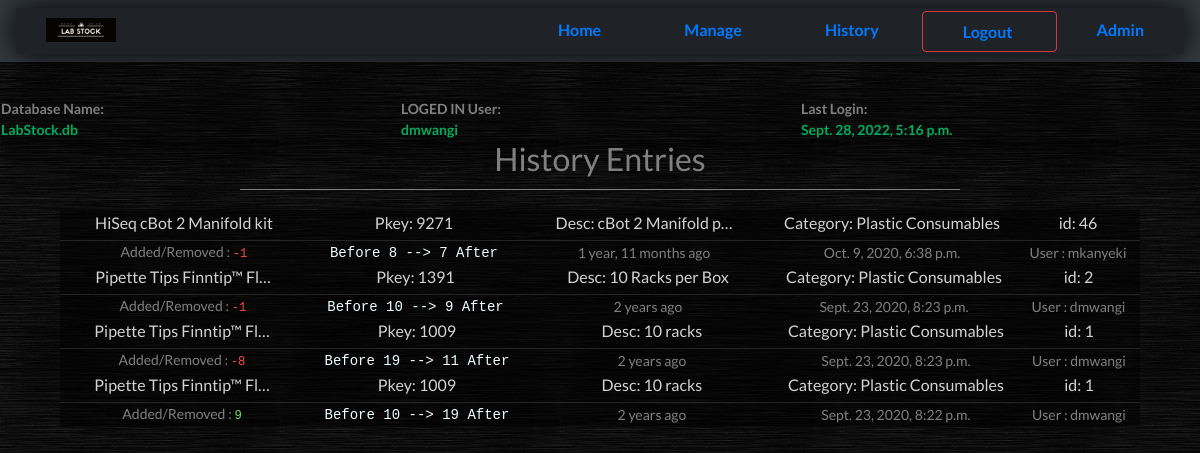
The app's page /history (signed in) with its own data.
### stock/models.py (models this page shows, shortened)
class HistConf(models.Model):
	item = models.ForeignKey(Product, on_delete=models.CASCADE)
	actual= models.PositiveSmallIntegerField()
	transition = models.IntegerField()
	total = models.PositiveSmallIntegerField()
	user = models.CharField(max_length=50)
	time = models.DateTimeField()

class Product(models.Model):
	category = models.ForeignKey(Category, on_delete=models.CASCADE)
	name = models.CharField(max_length=50, unique=True)
	brand = models.CharField(max_length=50)
	Catalog_No = models.CharField(max_length=100, blank=True)
	description = models.TextField(max_length=400)
	pkey = models.PositiveSmallIntegerField(unique=True, blank=True, help_text="DONT TOUCH!!!! Unique Product Key or Catalogue number. Current P.Key is unique")
	quantity = models.PositiveSmallIntegerField(help_text="Initial quantity value. Do no try to create a produt that already exists!")
	price = models.DecimalField(max_digits=8, decimal_places=2, help_text= " ex: $ 127.99 * to TWO Decimal Places")

class Category(models.Model):
	name = models.CharField(max_length=50, unique=True)
	description = models.TextField(max_length=400)
	def __str__(self):
		return self.name

### stock/views.py (the view)
# urls.py: path('history', views.history, name='history'),
def history(request):
	context ={'history':HistConf.objects.all()[::-1]}
	return render(request, 'stock_history.html', context)

### templates/stock_history.html (shortened to what this page needs)
{% extends 'base.html' %}
{% load static %}
{% load humanize %}
{% block title %}
	<link rel="stylesheet" href="{% static 'history.css' %}">
{% endblock %}
{% block content %}
<h2 class="title">History Entries</h2>
<div class="histdiv">
		{% for hist in history %}
		<table>
			<tr class="item">
				<td> {{hist.item.name|truncatechars:25}} </td>
				<td style="width: 15%;"> Pkey: {{hist.item.pkey}} </td>
				<td> Desc: {{hist.item.description|truncatechars:18}} </td>
				<td> Category: {{hist.item.category}}</td>
				<td style="width: 10%;"> id: {{hist.item.id}}</td>
			</tr>
			<tr class="his">
				<td>Added/Removed :
				{% if hist.transition > 0 %}
					 <pre style="color: #77DD77; display: inline;">{{hist.transition}}</pre>
				{% else %}
					<pre style="color: #FF4941; display: inline;">{{hist.transition}}</pre>
				{% endif %}
				</td>
				<td><pre style="color: azure; display: inline; font-size: 14px;">Before {{hist.actual}} --> {{hist.total}} After</pre></td>
				<td>{{hist.time|naturaltime}}</td>
				<td>{{hist.time}}</td>
				<td>User : {{hist.user}}</td>
			</tr>
		{% empty %}
		<tr><td>No entries in database</td></tr>
		</table>
		{% endfor %}
</div>
{% endblock %}

### templates/base.html (shortened to what this page needs)
{% load static %}
<!DOCTYPE html>
<html>
<head>
	<link rel="stylesheet" href="{% static 'base.css' %}">
<link rel="stylesheet" href="https://stackpath.bootstrapcdn.com/bootstrap/4.5.2/css/bootstrap.min.css">
	{% block title %}
	{% endblock %}
</head>
	<body style="font-family: 'Lato', sans-serif;">
			<nav class="navbar navbar-dark bg-dark top-bar">
				<ul class='title-area'>
					<li class='home'> <a href="{% url 'index' %}"> Home </a></li>
					<li class='manage'><a href="{% url 'manage' %}"> Manage </a></li>
					<li class='history'><a href="{% url 'history' %}"> History </a></li>
					{% if user.is_authenticated %}
					<li class='btn btn-outline-danger user'><a href="{% url 'logout' %}"> Logout </a></li>
					{% endif %}
					{% if user.is_superuser %}
					<li class='user'><a href="{% url 'admin:index' %}"> Admin </a></li>
					{% endif %}
				</ul>
			</nav>
		<table class='cols'>
			<tr>
				<th> Database Name: <div id="greenfont"> LabStock.db </div></th>
				<th> LOGED IN User: <div id="greenfont"> {{request.user}} </div></th>
				<th> Last Login: <div id="greenfont"> {{request.user.last_login}} </div></th>
			</tr>
		</table>
		{% block content %}
		{% endblock %}
	</body>
</html>

### static/base.css (style rules this page uses)
body { background-image: url("background_texture.jpg"); margin: 0px; font-family: 'Lato', sans-serif; }
.head_table, .cols, .body, .foot, .items, .fname, ul { background-color: rgb(34, 34, 34); width: 95%; padding-left: 10px; margin-left: 30px; border: 1px gray solid; border-radius: 5px; color: gray; font-size: 14px; font-family: 'Lato', sans-serif; padding: 4px 10px; padding-left: 30px; text-align: left; text-decoration: none; }
.top-bar ul { background: url("icon.png") 30px 10px ; background-repeat: no-repeat; background-size: 70px; list-style-type: none; margin: 0; padding: 10px 0px; width: 100%; text-align: right; border: 0px; border-radius: 0px; background-color: rgba(0, 0, 0, 0.4); box-shadow: 0 0 30px 0 black; }
#greenfont { color: #00AD5F; }
.top-bar li, a { display: inline; color: gray; padding: 10px 20px; padding-top: 10px; text-align: center; text-decoration: none; font-size: 16px; font-weight: bold; transition: 0.3s; }
.cols { margin-top: 35px; margin-left: 0px; background-color: rgba(0,0,0, 0.3); box-shadow: 0 20px 20px 0 rgba(0,0,0, 0.3), 0 0 20px 0 rgba(0,0,0, 0.3) ; border:0px; padding-left: 10%; width: 100%; }
.cols th { text-align: left; border-radius: 5px; padding-bottom: 0px; width: 33%; }

### static/history.css (style rules this page uses)
.title { text-align: center; color: gray; width: 60%; border-bottom: 1px solid gray; margin: auto; padding-bottom: 10px; margin-bottom: 20px; }
table { color: gray; text-align: center; margin: auto; padding: 10px 10px; background-color: rgba(0, 0, 0, 0.5); margin: 0px auto; padding: 10px 20px; width: 90%; }
tr.item td { border-bottom: 1px solid rgba(50,50,50,0.7); color: lightgray; font-size: 16px; padding-bottom: 5px; width: 20%; }
tr.his td { padding: 0px 10px; font-size: 14px; }

### records on screen
HistConf: item.name "HiSeq cBot 2 Manifold kit", item.pkey "9271", item.description "cBot 2 Manifold p…", item.category "Plastic Consumables", item.id "46", transition "-1", actual "8", total "7", time "1 year, 11 months ago", time "Oct. 9, 2020, 6:38 p.m.", user "mkanyeki"
HistConf: item.name "Pipette Tips Finntip™ Fl…", item.pkey "1391", item.description "10 Racks per Box", item.category "Plastic Consumables", item.id "2", transition "-1", actual "10", total "9", time "2 years ago", time "Sept. 23, 2020, 8:23 p.m.", user "dmwangi"
HistConf: item.name "Pipette Tips Finntip™ Fl…", item.pkey "1009", item.description "10 racks", item.category "Plastic Consumables", item.id "1", transition "-8", actual "19", total "11", time "2 years ago", time "Sept. 23, 2020, 8:23 p.m.", user "dmwangi"
HistConf: item.name "Pipette Tips Finntip™ Fl…", item.pkey "1009", item.description "10 racks", item.category "Plastic Consumables", item.id "1", transition "9", actual "10", total "19", time "2 years ago", time "Sept. 23, 2020, 8:22 p.m.", user "dmwangi"

### other values on screen
{{ request.user }} "dmwangi"
{{ request.user.last_login }} "Sept. 28, 2022, 5:16 p.m."
